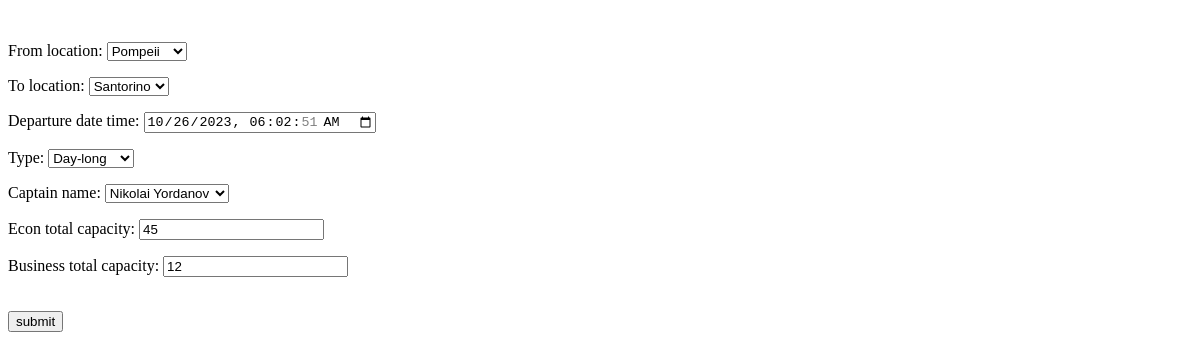
The page /cruise_edit/1 on the database as committed earlier.
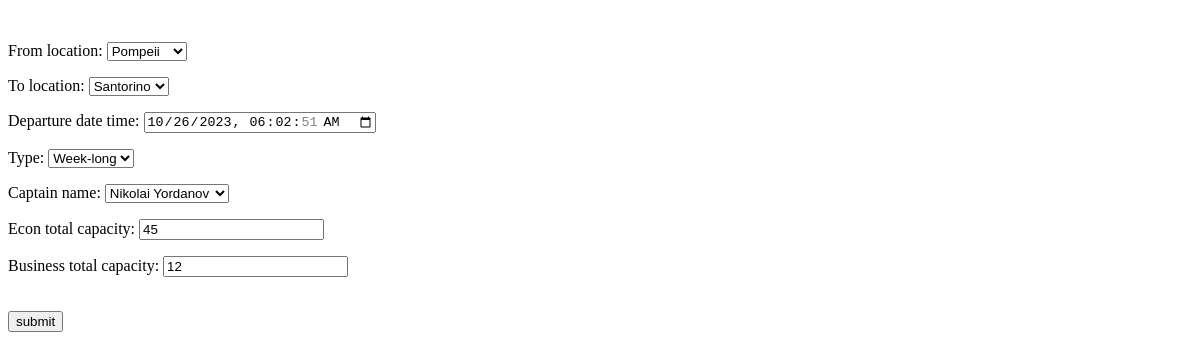
The same page on the database as committed later.
### main/models.py (models this page shows, shortened)
class Cruise(models.Model):
    CRUISE_TYPES = [
        ("Week-long", "Week-long"),
        ("Day-long", "Day-long")
    ]
    from_location = models.ForeignKey(CruiseLocation, related_name="from-location+", on_delete=models.CASCADE)
    to_location = models.ForeignKey(CruiseLocation, related_name="to-location+", on_delete=models.CASCADE)
    departure_date_time = models.DateTimeField()
    type = models.CharField(
        max_length=9,
        choices=CRUISE_TYPES
    )
    captain_name = models.ForeignKey(Captain, on_delete=models.CASCADE)
    econ_total_capacity = models.IntegerField()
    business_total_capacity = models.IntegerField()

### main/views.py (the view)
# urls.py: path("cruise_edit/<int:pk>", views.CruiseUpdateView.as_view(), name="cruise_edit"),
class CruiseUpdateView(UpdateView):
    model = Cruise
    template_name = "./cruise_views/cruise_edit.html"
    fields = "__all__"
    success_url = reverse_lazy("cruise_list")

### main/models.py (called while the page is built)
    def __str__(self):
        return f'{self.name} {self.surname}'

    def __str__(self):
        return self.name

### templates/cruise_views/cruise_edit.html (shortened to what this page needs)
<!DOCTYPE html>
<html lang="en">
<head>
</head>
<body>
    <form method="post" action="">
        <br>
        {{form.as_p}}
        <br><input type="submit" value="submit"></input>
    </form>
</body>
</html>

Rows that differ between the two databases and show on the page:
changed Cruise "Pompeii": type "Day-long" → "Week-long"
